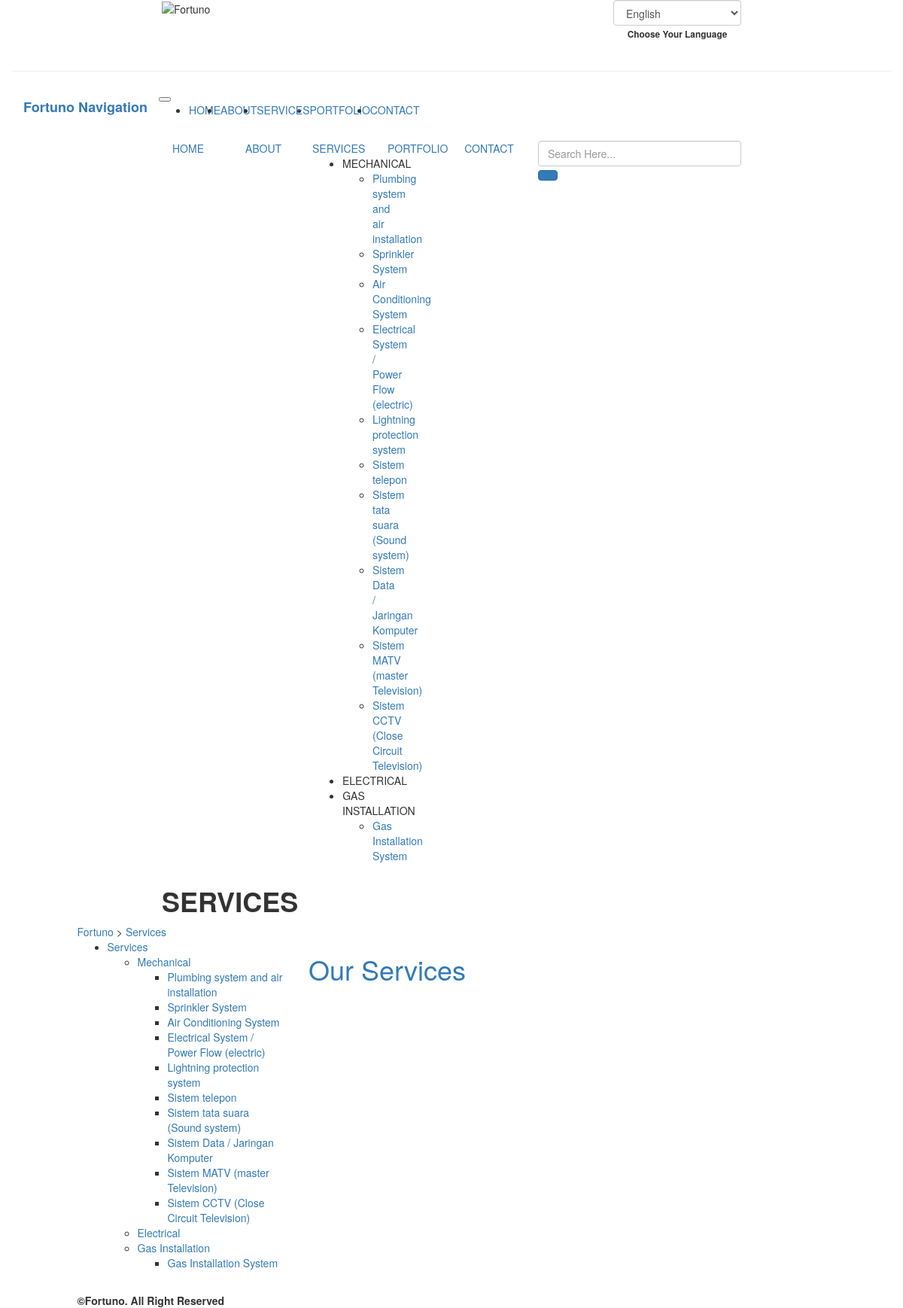
The app's page /index.php/services, older data.
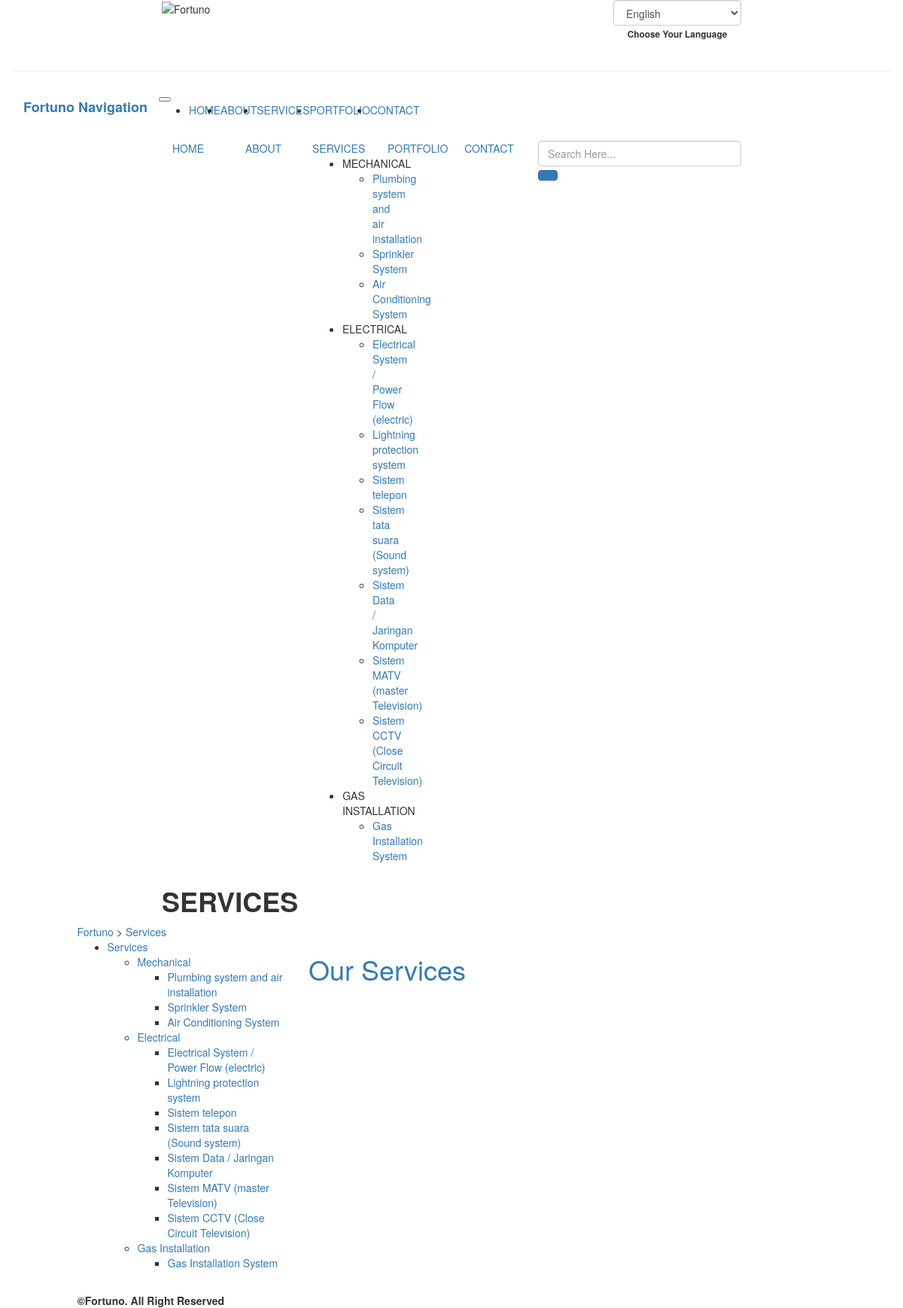
The same page, newer data.
### tables this page shows
CREATE TABLE `fortu_catservices` (
  `catservices_id` int(11) NOT NULL,
  `catservices_name` varchar(255) NOT NULL,
  `catservices_name_en` varchar(255) NOT NULL,
  `catservices_desc` text NOT NULL,
  `catservices_desc_en` text NOT NULL,
  `catservices_pub` enum('88','99') NOT NULL,
  `catservices_link` varchar(255) NOT NULL,
  `catservices_icon` varchar(255) NOT NULL
);

CREATE TABLE `fortu_services` (
  `services_id` int(11) NOT NULL,
  `catservices_id` int(8) NOT NULL,
  `services_name` varchar(255) NOT NULL,
  `services_name_en` varchar(255) NOT NULL,
  `services_desc` text NOT NULL,
  `services_desc_en` text NOT NULL,
  `services_alt` varchar(255) NOT NULL COMMENT 'alt untuk gambar',
  `services_pub` enum('88','99') NOT NULL COMMENT '99 = publish',
  `services_link` varchar(255) NOT NULL
);

### application/views/index.php (called while the page is built)
<?php
$this->load->view('component/top', isset($top) ? $top : 0);
$this->load->view('component/header', isset($header) ? $header : 0);
$this->load->view($content, isset($component) ? $component : 0);
$this->load->view('component/footer');
$this->load->view('component/bottom', isset($bottom) ? $bottom : 0);

### application/controllers/Services.php (called while the page is built, shortened)
<?php
  class Services extends Frontend_Controller
  {
    function __construct() {
      parent::__construct();
      $this->data['content'] = 'pages/services';
      $this->data['top'] = 'services';
      $this->data['header']['services']['title'] = strtoupper('services');
      $this->data['bottom'] = 'services';
    }
    function index() {
      $this->data['component']['title'] = 'Our Services';
      $this->load->view('index', $this->data);
    }
  }
 ?>

### index.php (called while the page is built, shortened)
<?php
require_once BASEPATH.'core/CodeIgniter.php';

### application/helpers/hash_helper.php (called while the page is built, shortened)
<?php
function hash_link_encode($value){
	$_this =& get_instance();
	$encode = $_this->encryption->encrypt($value);
	$result = str_replace(array('+','/','='), array('-','_','~'), $encode);
	return $result;
}

### application/core/MY_Model.php (called while the page is built, shortened)
<?php
class MY_Model extends CI_Model
{
	protected $_table_name;
	protected $_order_by;
	protected $_order_by_type;
	protected $_primary_filter = 'intval';
	protected $_primary_key;
	public function get($id = NULL, $single = FALSE)
	{
		if ($id != NULL) {
			$filter = $this->_primary_filter;
			$id = $filter($id);
			$this->db->where($this->_primary_key, $id);
			$method = 'row';
		}
		elseif ($single == TRUE) {
			$method = 'row';
		}
		else {
			$method = 'result';
		}
		if ($this->_order_by_type) {
			$this->db->order_by($this->_order_by, $this->_order_by_type);
		}
		else {
			$this->db->order_by($this->_order_by);
		}
		return $this->db->get('{PRE}'.$this->_table_name)->$method();
	}
	public function get_by($where = NULL, $limit = NULL, $offset = NULL, $single = FALSE, $select = NULL)
	{
		if ($where != NULL) {
			$this->db->where($where);
		}
		if (($limit) && ($offset)) {
			$this->db->limit($limit, $offset);
		}
		elseif (($limit)) {
			$this->db->limit($limit);
		}
		return $this->get(NULL, $single);
	}
	public function count($where = NULL)
	{
		if ($where) {
			$this->db->where($where);
		}
		$this->db->from('{PRE}'.$this->_table_name);
		return $this->db->count_all_results();
	}
}

### application/core/MY_Controller.php (called while the page is built, shortened)
<?php
class Frontend_Controller extends MY_Controller
{
	public function __construct()
	{
		$categories = $this->catservices_model->get_by(array('catservices_pub' => '99'));
	}
}

### application/helpers/lwd_helper.php (called while the page is built, shortened)
<?php
function title_url($str, $replace=array(), $delimiter='-')
{
	$clean = iconv('UTF-8', 'ASCII//TRANSLIT', $str);
	$clean = preg_replace("/[^a-zA-Z0-9\/_|+ -]/", '', $clean);
	$clean = strtolower(trim($clean, '-'));
	$clean = preg_replace("/[\/_|+ -]+/", $delimiter, $clean);
	return $clean;
}

### application/views/pages/services.php (the view, shortened to what this page needs)
 <div class="row services-gap">
   <div class="col-md-1"></div>
   <div class="col-md-11">
     <?php $link_nav_jadul =  substr(base_url(), 0, -1); ?>
     <a href="<?=$link_nav_jadul;?>/">Fortuno</a>
     <?php foreach ($this->uri->segments as  $value) {
       ?> > <a href="<?=$link_nav_jadul .= '/'. $value;?>"><?=ucwords($value);?></a>  <?php
     }  ?>
   </div>
 </div>
<div class="row services-container">
  <div class="col-md-1"></div>
  <div class="col-md-3 aside-container">
    <aside>
      <ul>
        <li><a class="title" href="<?php echo base_url(); ?>services">Services</a>
          <ul>
            <?php foreach ($cat_all as $categ):
              $field_cat = cekBahasa('catservice_name');
             ?>
              <li><a class="sub-title" href="<?php echo site_url('services/'.$categ->catservice_link)?>"><?=$categ->$field_cat?></a>
                <ul>
                <?php foreach ($categ->services as $service):
                  $field_service = cekBahasa('services_name');
                 ?>
                  <li><a class="point" href="<?php echo base_url(); ?>services/<?=str_replace(' ', '-', strtolower($categ->$field_cat))?>#<?=strtolower(url_title($service->$field_service));?>"><?=$service->$field_service?></a></li>
                 <?php endforeach; ?>
                </ul>
              </li>
            <?php endforeach; ?>
          </ul>
        </li>
      </ul>
    </aside>
  </div>
  <div class="col-md-7 article-container">
    <?php if (isset($category)):
      $field_cat = cekBahasa('catservice_name');
     ?>
     <h1><a href="#"><?php echo $category[0]->$field_cat; ?></a></h1>
    <?php else: ?>
      <h1><a href="#"><?php echo $component['title']; ?></a></h1>
    <?php endif; ?>
  </div>
  <div class="col-md-1"></div>
</div>

### application/views/component/top.php (shortened to what this page needs)
<!DOCTYPE html>
<html lang="en">
	<head>
		<link rel="stylesheet" href="<?php echo base_url();?>plugins/bootstrap_new/bootstrap.min.css">
		<link rel="stylesheet" href="<?php echo base_url();?>dist/css/fort.style.css">
		<?php if (isset($top)): ?>
			<?php
			switch ($top) {
				case 'services': ?>
				<link rel="stylesheet" href="<?php echo base_url();?>dist/css/fort.style_services.css">
				<?php break;
				case 'portfolio': ?>
				<?php break;
			}
			 ?>
		<?php else: ?>
			<link rel="stylesheet" href="<?php echo base_url();?>dist/css/fort.style_home.css">
		<?php endif; ?>
	</head>
<body>

### application/views/component/header.php (shortened to what this page needs)
<header id="beranda">
  <div class="container-fluid header">
    <div class="row">
      <div class="col-md-2 logo">
        <img class="img-fluid" src="<?php echo base_url(); ?>dist/img/assets/logo.png" alt="Fortuno">
      </div>
      <div class="col-md-2 lang-container">
        <div class="form-group text-center select_language">
          <select onchange="this.options[this.selectedIndex].value && (window.location = this.options[this.selectedIndex].value);" class="form-control cursor_pointer" id="select_language">
            <?php $bawa_link = base_url(uri_string()); ?>
            <option <?=($lang_active == 'english') ? 'selected' : '' ;?> value="<?=site_url('lang/choose/en?link='.hash_link_encode($bawa_link))?>">English</option>
          </select>
          <?php if ($lang_active == 'indonesia'): ?>
            <label for="select_language"><small class="hoverious">Pilih Bahasa Anda</small></label>
          <?php else: ?>
            <label for="select_language"><small class="hoverious">Choose Your Language</small></label>
          <?php endif; ?>
        </div>
      </div>
    </div>
    <hr>
    <?php
      $at_index = "";
      $match_url = array(0);
      preg_match('/^\/fortuno\/(|index\.php)$/', $_SERVER['REQUEST_URI'], $match_url);
      if (!isset($match_url[0])) {
        $at_index = base_url();
      }
    ?>
    <nav class="navbar navbar-expand-md bg-light navbar-light nav-mobile">
      <a class="navbar-brand" href="<?=base_url()?>#beranda"><strong><span class="cblue">Fortuno</span> Navigation</strong></a>
      <button class="navbar-toggler" type="button" data-toggle="collapse" data-target="#collapsibleNavbar">
      </button>
      <div class="collapse navbar-collapse" id="collapsibleNavbar">
        <ul class="navbar-nav">
          <li class="nav-item">
            <a class="nav-link" href="<?=base_url()?>#beranda">HOME</a>
          </li>
          <li class="nav-item">
            <a class="nav-link" href="<?=base_url()?>#about">ABOUT</a>
          </li>
          <li class="nav-item dropdown style-dropdown-mobile">
            <a class="nav-link dropdown-toggle" href="#" id="navbarServices" role="button" data-toggle="dropdown" aria-haspopup="true" aria-expanded="false">SERVICES</a>
          </li>
          <li class="nav-item">
            <a class="nav-link" href="<?=base_url()?>#portfolio">PORTFOLIO</a>
          </li>
          <li class="nav-item">
            <a class="nav-link" href="<?=base_url()?>#contact">CONTACT</a>
          </li>
        </ul>
      </div>
    </nav>
    <nav class="row text-center nav-desktop">
      <div class="col-md-2"></div>
      <div class="col-md-1 nav-list homepage"><a href="<?=base_url()?>#beranda">HOME</a></div>
      <div class="col-md-1 nav-list about"><a href="<?=base_url()?>#about">ABOUT</a></div>
      <div class="col-md-1 nav-list services position-relative menu-has-sub"><a href="<?php echo $at_index; ?>#services">SERVICES</a>
        <ul class="position-absolute sub1">
          <?php foreach ($cat_all as $categ):
            $field_categ = cekBahasa('catservice_name');
          ?>
            <li class="position-relative sub1-has-sub"><?=strtoupper($categ->$field_categ)?> <i class="fas fa-chevron-circle-right"></i>
              <ul class="position-absolute sub2">
                <?php foreach ($categ->services as $service):
                  $field_service = cekBahasa('services_name');
                ?>
                  <li><a href="<?php echo base_url(); ?>services/<?=str_replace(' ', '-', strtolower($categ->catservice_link))?>#<?=title_url($service->$field_service)?>"><?=$service->$field_service?></a></li>
                <?php endforeach; ?>
              </ul>
            </li>
          <?php endforeach; ?>
        </ul>
      </div>
      <div class="col-md-1 nav-list portfolio"><a href="<?=base_url()?>#portfolio">PORTFOLIO</a></div>
      <div class="col-md-1 nav-list contact"><a href="<?=base_url()?>#contact">CONTACT</a></div>
      <div class="col-md-3 text-left search-container">
        <div class="form-group search">
          <form id="search" action="<?=base_url()?>search/<?=($this->uri->segment(2) === 'portfolio') ? 'portfolio' : 'services'?>/0/index.php" method="get">
            <input type="text" name="s" class="form-control <?=(null !== $this->uri->segment(4)) ? 'underline' : '';?>" placeholder="Search Here..." value="<?=
              (null !== $this->uri->segment(4)) ? str_replace('%20', ' ', str_replace('-', ' ', $this->uri->segment(4))) : '';
            ?>">
            <button class="btn btn-primary" type="submit"><i class="fas fa-search"></i></button>
          </form>
        </div>
      </div>
    </nav>
    <?php if (!$at_index): ?>
      <div id="sampul" style="background-image: url('<?php echo base_url(); ?>dist/img/assets/slider1.png');">
        <div class="row">
          <div class="col-md-2"></div>
          <div class="col-md-4"><br><br><br><br><br><br>
            <span class="h1"><strong>Welcome to </strong></span><br>
            <span class="h1 cblue"><strong>Fortuno Website.</strong></span><br><br>
            <p class="h5"><strong><?=$lang['header_txt']?></strong></p>
            <span class="h5 cblue"><?=$lang['header_txtLink']?></span>
          </div>
        </div>
      </div>
    <?php elseif (isset($header['services'])): ?>
      <?php (isset($category)) ? $sampul = $category[0]->catservice_bg : $sampul = 'services.png' ; ?>
      <div id="sampul2" class="position-relative" style="background-image: url('<?php echo base_url(); ?>uploads/img/catservices/<?php echo $sampul ?>');">
        <div class="row">
          <div class="col-md-2"></div>
          <div class="col-md-4 title-sampul2">
            <p class="h1"><strong><?php echo $header['services']['title']; ?></strong></p>
          </div>
          <div class="col-md-4"></div>
          <div class="col-md-2"></div>
        </div>
      </div>
    <?php endif; ?>
  </div>
</header>

### application/views/component/footer.php (shortened to what this page needs)
<footer><br>
  <div class="row">
    <div class="col-md-1"></div>
    <div class="col-md-8 cwhite">
      <strong>&copy;Fortuno. All Right Reserved</strong>
    </div>
    <div class="col-md-2 cwhite medsos">
    </div>
    <div class="col-md-1"></div>
  </div>
</footer>

### application/views/component/bottom.php (shortened to what this page needs)
  </body>
</html>

Row changes from the older to the newer data that the page shows:
changed fortu_catservices (number 1 of 3 on the later page): loses fortu_services (field_service "Electrical System / Power Flow (electric)"); loses fortu_services (field_service "Lightning protection system"); loses fortu_services (field_service "Sistem telepon"); loses fortu_services (field_service "Sistem tata suara (Sound system)"); loses fortu_services (field_service "Sistem Data / Jaringan Komputer"); loses fortu_services (field_service "Sistem MATV (master Television)"); loses fortu_services (field_service "Sistem CCTV (Close Circuit Television)")
changed fortu_catservices (number 2 of 3 on the later page): gains fortu_services (field_service "Electrical System / Power Flow (electric)"); gains fortu_services (field_service "Lightning protection system"); gains fortu_services (field_service "Sistem telepon"); gains fortu_services (field_service "Sistem tata suara (Sound system)"); gains fortu_services (field_service "Sistem Data / Jaringan Komputer"); gains fortu_services (field_service "Sistem MATV (master Television)"); gains fortu_services (field_service "Sistem CCTV (Close Circuit Television)")
